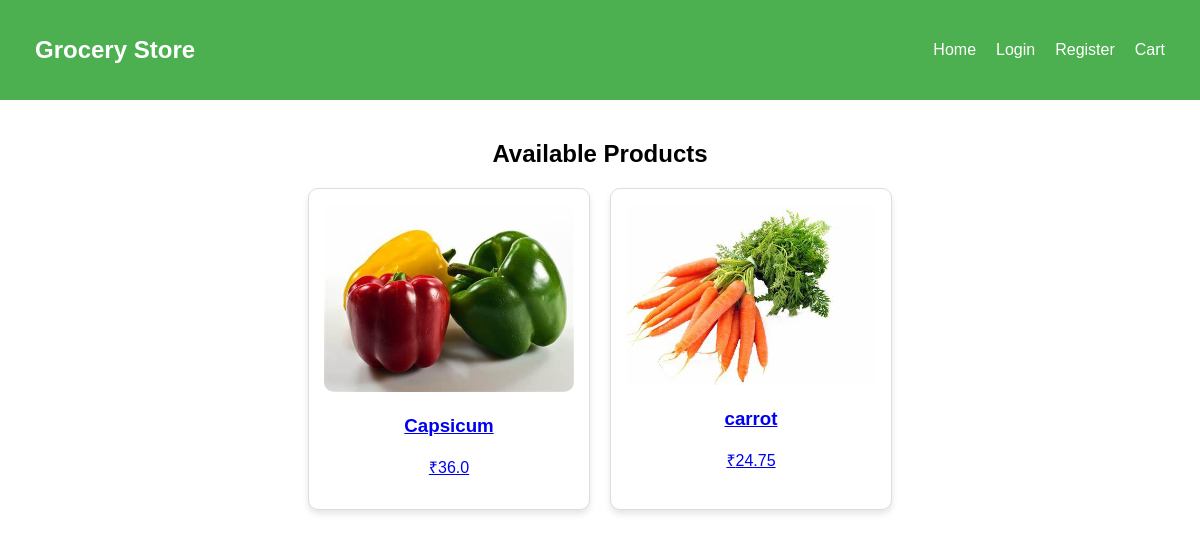
Screenshot of /products/ with the database file from the repository.
### groapp/models.py (models this page shows, shortened)
class Product(models.Model):
    name = models.CharField(max_length=200)
    image = models.ImageField(upload_to='products/')
    description = models.TextField()
    price = models.FloatField()
    discount = models.IntegerField(default=0)
    quantity_choices = [
        ('1kg', '1 kg'),
        ('500g', '500 g'),
        ('1pc', '1 piece')
    ]
    quantity = models.CharField(max_length=10, choices=quantity_choices, default='1kg')
    def discounted_price(self):
        return self.price - (self.price * self.discount / 100)

### groapp/views.py (the view)
# urls.py: path('products/', views.product_list, name='product_list'),  # Changed name to avoid conflict with home
def product_list(request):
    products = Product.objects.all()
    return render(request, 'product_list.html', {'products': products})

### groapp/templates/product_list.html (shortened to what this page needs)
{% load static %}
<!DOCTYPE html>
<html lang="en">
<head>
    <link rel="stylesheet" href="{% static 'css/style.css' %}">
</head>
<body>
    <header>
        <nav>
            <div class="logo">Grocery Store</div>
            <ul>
                <li><a href="{% url 'home' %}">Home</a></li>
                {% if user.is_authenticated %}
                    <li>Welcome, {{ user.username }}</li>
                    <li><a href="{% url 'logout' %}">Logout</a></li>
                {% else %}
                    <li><a href="{% url 'login' %}">Login</a></li>
                    <li><a href="{% url 'register' %}">Register</a></li>
                {% endif %}
                <li><a href="{% url 'cart' %}">Cart</a></li>
            </ul>
        </nav>
    </header>
    <section class="products">
        <h2>Available Products</h2>
        <div class="product-list">
            {% for product in products %}
                <div class="product">
                    <a href="{% url 'product_detail' product.id %}">
                        <img src="{{ product.image.url }}" alt="{{ product.name }}">
                        <h3>{{ product.name }}</h3>
                        <p>₹{{ product.discounted_price }}</p>
                    </a>
                </div>
            {% empty %}
                <p>No products available.</p>
            {% endfor %}
        </div>
    </section>
</body>
</html>

### groapp/static/css/style.css (style rules this page uses)
body { font-family: Arial, sans-serif; margin: 0; padding: 0; box-sizing: border-box; }
header { background: #4CAF50; padding: 15px; color: white; text-align: center; }
nav { display: flex; justify-content: space-between; align-items: center; padding: 10px 20px; background:#4CAF50; color: white; }
.logo { font-size: 24px; font-weight: bold; }
nav ul { list-style: none; display: flex; gap: 20px; }
nav ul li { display: inline; }
nav ul li a { color: white; text-decoration: none; }
.products { text-align: center; padding: 20px; }
.product-list { display: flex; justify-content: center; gap: 20px; flex-wrap: wrap; }
.product { border: 1px solid #ddd; border-radius: 10px; padding: 15px; text-align: center; width: 250px; background: white; box-shadow: 0px 4px 6px rgba(0, 0, 0, 0.1); position: relative; }
.product img { width: 100%; height: auto; border-radius: 10px; }

### rows the page displays
Product: image (picture), name "Capsicum", discounted_price "36.0"
Product: image (picture), name "carrot", discounted_price "24.75"
